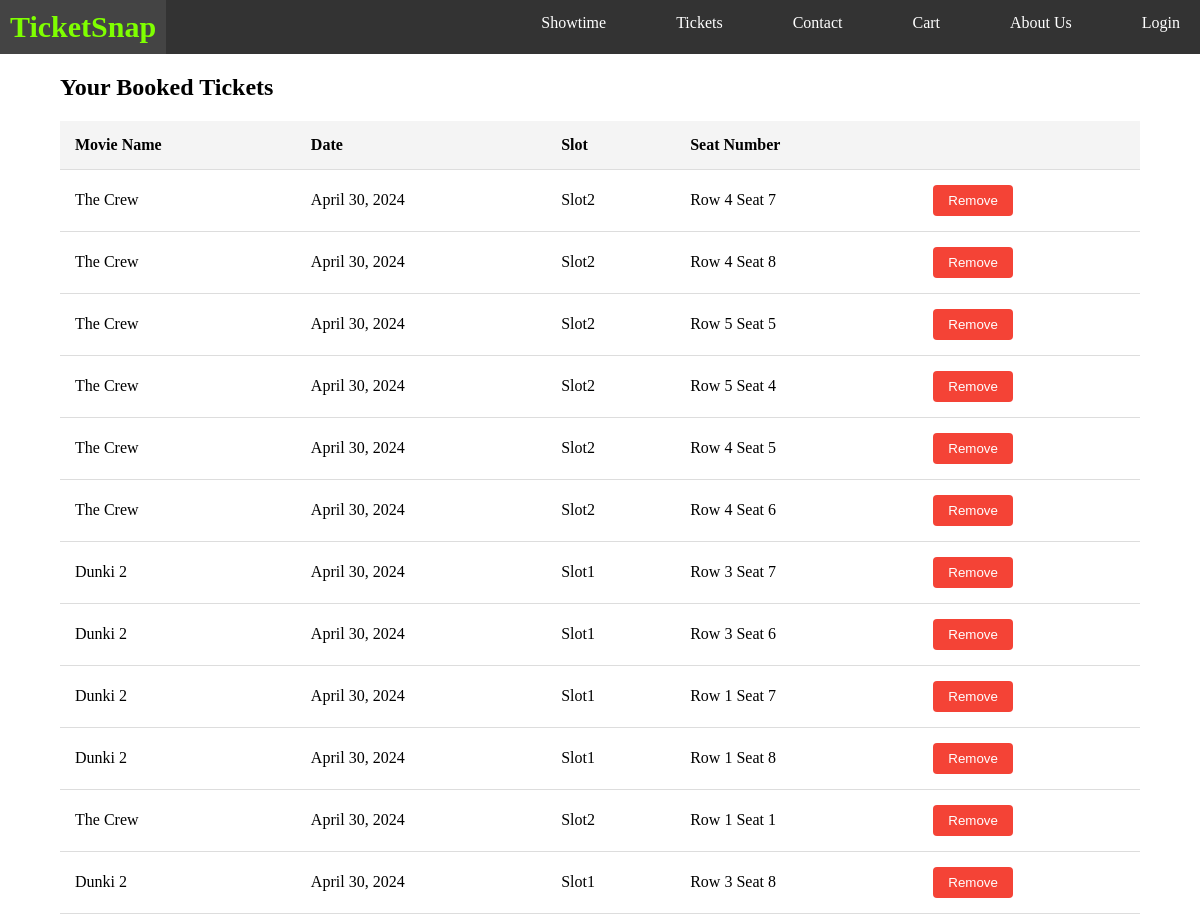
Page /cart/ on the committed database.
### movies/models.py (models this page shows, shortened)
class Booking(models.Model):
    seat = models.ForeignKey(Seat, on_delete=models.CASCADE, null=True)
    bookingTime = models.ForeignKey(ShowtimeMapper, on_delete=models.CASCADE, null=True)
    is_booked = models.BooleanField(default=False)
    user = models.ForeignKey(
        settings.AUTH_USER_MODEL,
        on_delete=models.CASCADE,
        related_name='cart',
        null=True,
        blank=True
    )
    session_key = models.CharField(max_length=40, null=True, blank=True)
    class Meta:
        unique_together = ('seat', 'bookingTime')

class ShowtimeMapper(models.Model):
    SLOT_CHOICES = [
        ('Slot1', 'Slot 1'),
        ('Slot2', 'Slot 2'),
    ]
    movie = models.ForeignKey(Movie, on_delete=models.CASCADE)
    date = models.DateField(default=None)
    slotChoice = models.CharField(max_length=20, choices=SLOT_CHOICES, default='slot not chosen')

class Movie(models.Model):
    movieId = models.AutoField(primary_key=True)
    title = models.CharField(max_length=100, unique=True)
    duration = models.CharField(max_length=50)
    actors = models.CharField(max_length=255)
    director = models.CharField(max_length=50)
    genre = models.CharField(max_length=50)
    language = models.CharField(max_length=20)
    release_date = models.DateField()
    status = models.CharField(max_length=20)
    trailer_url = models.URLField()
    poster = models.ImageField(blank=True)

class Seat(models.Model):
    row = models.IntegerField()
    number = models.IntegerField()
    class Meta:
        unique_together = ('row', 'number')
    def __str__(self):
        return f"Row {self.row} Seat {self.number}"

### movies/views.py (the view)
# urls.py: path('cart/', views.cart, name='cart'),
def cart(request):
    template = loader.get_template('cart.html')
    if request.user.is_authenticated:
        bookedTickets = Booking.objects.filter(user=request.user)
    else:
        session_key = request.session.session_key
        bookedTickets = Booking.objects.filter(session_key=session_key)
    context = {
        'bookedTickets' : bookedTickets
    }
    return HttpResponse(template.render(context, request))

### movies/templates/cart.html (shortened to what this page needs)
<!DOCTYPE html>
<html lang="en">
<head>
</head>
<body>
    {% include 'headerNavbar.html' %}
    <div class="cart-container">
        <h2>Your Booked Tickets</h2>
        {% if bookedTickets %}
        <table>
            <thead>
                <tr>
                    <th>Movie Name</th>
                    <th>Date</th>
                    <th>Slot</th>
                    <th>Seat Number</th>
                    <th></th>
                </tr>
            </thead>
            <tbody>
                {% for item in bookedTickets %}
                <tr>
                    <td>{{ item.bookingTime.movie.title }}</td>
                    <td>{{ item.bookingTime.date }}</td>
                    <td>{{ item.bookingTime.slotChoice  }}</td>
                    <td>{{ item.seat }}</td>
                    <td>
                        <form action="{% url 'remove_from_cart' item.id %}" method="post">
                            <button type="submit" class="remove-btn" onclick="return confirm('Are you sure you want to remove this item?');">Remove</button>
                        </form>
                    </td>
                </tr>
                {% endfor %}
            </tbody>
        </table>
        {% else %}
            <p>Your cart is empty.</p>
        {% endif %}
    </div>
</body>
</html>

### movies/templates/cart.html (style rules this page uses)
table { width: 100%; border-collapse: collapse; margin-top: 20px; }
th, td { padding: 15px; text-align: left; border-bottom: 1px solid #ddd; }
th { background-color: #f4f4f4; }
.cart-container { width: 90%; margin: auto; }
.remove-btn { padding: 8px 15px; background-color: #f44336; color: white; border: none; border-radius: 4px; cursor: pointer; }

### movies/templates/headerNavbar.html (style rules this page uses)
body { margin: 0; }

### rows in the picture
Booking: bookingTime.movie "The Crew", bookingTime "April 30, 2024", bookingTime.slotChoice "Slot2", seat "Row 4 Seat 7"
Booking: bookingTime.movie "The Crew", bookingTime "April 30, 2024", bookingTime.slotChoice "Slot2", seat "Row 4 Seat 8"
Booking: bookingTime.movie "The Crew", bookingTime "April 30, 2024", bookingTime.slotChoice "Slot2", seat "Row 5 Seat 5"
Booking: bookingTime.movie "The Crew", bookingTime "April 30, 2024", bookingTime.slotChoice "Slot2", seat "Row 5 Seat 4"
Booking: bookingTime.movie "The Crew", bookingTime "April 30, 2024", bookingTime.slotChoice "Slot2", seat "Row 4 Seat 5"
Booking: bookingTime.movie "The Crew", bookingTime "April 30, 2024", bookingTime.slotChoice "Slot2", seat "Row 4 Seat 6"
Booking: bookingTime.movie "Dunki 2", bookingTime "April 30, 2024", bookingTime.slotChoice "Slot1", seat "Row 3 Seat 7"
Booking: bookingTime.movie "Dunki 2", bookingTime "April 30, 2024", bookingTime.slotChoice "Slot1", seat "Row 3 Seat 6"
Booking: bookingTime.movie "Dunki 2", bookingTime "April 30, 2024", bookingTime.slotChoice "Slot1", seat "Row 1 Seat 7"
Booking: bookingTime.movie "Dunki 2", bookingTime "April 30, 2024", bookingTime.slotChoice "Slot1", seat "Row 1 Seat 8"
Booking: bookingTime.movie "The Crew", bookingTime "April 30, 2024", bookingTime.slotChoice "Slot2", seat "Row 1 Seat 1"
Booking: bookingTime.movie "Dunki 2", bookingTime "April 30, 2024", bookingTime.slotChoice "Slot1", seat "Row 3 Seat 8"
